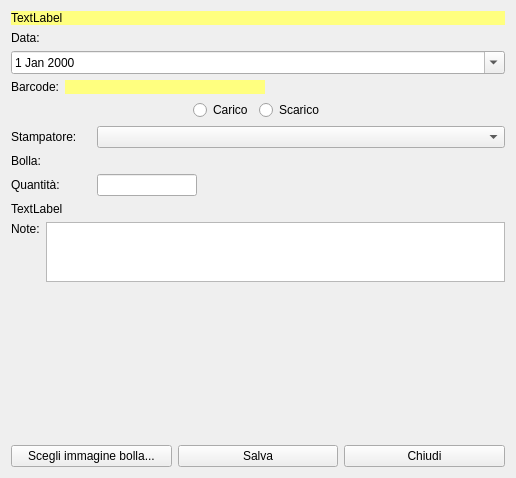
<?xml version="1.0" encoding="UTF-8"?>
<ui version="4.0">
 <class>FTModMov</class>
 <widget class="QWidget" name="FTModMov">
  <property name="windowModality">
   <enum>Qt::ApplicationModal</enum>
  </property>
  <property name="geometry">
   <rect>
    <x>0</x>
    <y>0</y>
    <width>516</width>
    <height>478</height>
   </rect>
  </property>
  <property name="windowTitle">
   <string>Modifica operazione</string>
  </property>
  <property name="windowIcon">
   <iconset resource="resources.qrc">
    <normaloff>:/resources/icons/8704261_premium_toggle_icon.png</normaloff>:/resources/icons/8704261_premium_toggle_icon.png</iconset>
  </property>
  <layout class="QVBoxLayout" name="verticalLayout_2">
   <item>
    <widget class="QLabel" name="lbTitle">
     <property name="styleSheet">
      <string notr="true">background-color: rgb(255, 255, 127);</string>
     </property>
     <property name="text">
      <string>TextLabel</string>
     </property>
    </widget>
   </item>
   <item>
    <widget class="QLabel" name="label_4">
     <property name="text">
      <string>Data:</string>
     </property>
    </widget>
   </item>
   <item>
    <widget class="QDateEdit" name="dateEdit">
     <property name="calendarPopup">
      <bool>true</bool>
     </property>
    </widget>
   </item>
   <item>
    <layout class="QFormLayout" name="formLayout_2">
     <item row="0" column="0">
      <widget class="QLabel" name="label">
       <property name="maximumSize">
        <size>
         <width>100</width>
         <height>16777215</height>
        </size>
       </property>
       <property name="text">
        <string>Barcode:</string>
       </property>
      </widget>
     </item>
     <item row="0" column="1">
      <widget class="QLabel" name="lbBarcode">
       <property name="minimumSize">
        <size>
         <width>200</width>
         <height>0</height>
        </size>
       </property>
       <property name="maximumSize">
        <size>
         <width>120</width>
         <height>16777215</height>
        </size>
       </property>
       <property name="styleSheet">
        <string notr="true">background-color: rgb(255, 255, 127);</string>
       </property>
       <property name="text">
        <string/>
       </property>
      </widget>
     </item>
    </layout>
   </item>
   <item>
    <layout class="QHBoxLayout" name="horizontalLayout">
     <item>
      <spacer name="horizontalSpacer_2">
       <property name="orientation">
        <enum>Qt::Horizontal</enum>
       </property>
       <property name="sizeHint" stdset="0">
        <size>
         <width>40</width>
         <height>20</height>
        </size>
       </property>
      </spacer>
     </item>
     <item>
      <layout class="QHBoxLayout" name="horizontalLayout_2">
       <item>
        <widget class="QRadioButton" name="rbCarico">
         <property name="text">
          <string>Carico</string>
         </property>
        </widget>
       </item>
       <item>
        <widget class="QRadioButton" name="rbScarico">
         <property name="text">
          <string>Scarico</string>
         </property>
        </widget>
       </item>
      </layout>
     </item>
     <item>
      <spacer name="horizontalSpacer">
       <property name="orientation">
        <enum>Qt::Horizontal</enum>
       </property>
       <property name="sizeHint" stdset="0">
        <size>
         <width>40</width>
         <height>20</height>
        </size>
       </property>
      </spacer>
     </item>
    </layout>
   </item>
   <item>
    <layout class="QHBoxLayout" name="horizontalLayout_3">
     <item>
      <widget class="QLabel" name="label_2">
       <property name="minimumSize">
        <size>
         <width>80</width>
         <height>0</height>
        </size>
       </property>
       <property name="maximumSize">
        <size>
         <width>80</width>
         <height>16777215</height>
        </size>
       </property>
       <property name="text">
        <string>Stampatore:</string>
       </property>
      </widget>
     </item>
     <item>
      <widget class="QComboBox" name="cbStampatori"/>
     </item>
    </layout>
   </item>
   <item>
    <layout class="QFormLayout" name="formLayout">
     <item row="0" column="0">
      <widget class="QLabel" name="label_6">
       <property name="text">
        <string>Bolla:</string>
       </property>
      </widget>
     </item>
     <item row="0" column="1">
      <widget class="QLabel" name="lbImg">
       <property name="text">
        <string/>
       </property>
      </widget>
     </item>
    </layout>
   </item>
   <item>
    <layout class="QGridLayout" name="gridLayout">
     <item row="0" column="0">
      <widget class="QLabel" name="label_3">
       <property name="minimumSize">
        <size>
         <width>80</width>
         <height>0</height>
        </size>
       </property>
       <property name="maximumSize">
        <size>
         <width>80</width>
         <height>16777215</height>
        </size>
       </property>
       <property name="text">
        <string>Quantità:</string>
       </property>
      </widget>
     </item>
     <item row="0" column="2">
      <spacer name="horizontalSpacer_3">
       <property name="orientation">
        <enum>Qt::Horizontal</enum>
       </property>
       <property name="sizeHint" stdset="0">
        <size>
         <width>40</width>
         <height>20</height>
        </size>
       </property>
      </spacer>
     </item>
     <item row="0" column="1">
      <widget class="QLineEdit" name="leAmount">
       <property name="maximumSize">
        <size>
         <width>100</width>
         <height>16777215</height>
        </size>
       </property>
      </widget>
     </item>
    </layout>
   </item>
   <item>
    <widget class="QLabel" name="lbImgPath">
     <property name="text">
      <string>TextLabel</string>
     </property>
    </widget>
   </item>
   <item>
    <layout class="QHBoxLayout" name="horizontalLayout_6">
     <item>
      <layout class="QVBoxLayout" name="verticalLayout">
       <item>
        <widget class="QLabel" name="label_5">
         <property name="text">
          <string>Note:</string>
         </property>
         <property name="alignment">
          <set>Qt::AlignLeading|Qt::AlignLeft|Qt::AlignTop</set>
         </property>
        </widget>
       </item>
      </layout>
     </item>
     <item>
      <widget class="QTextEdit" name="teNote">
       <property name="maximumSize">
        <size>
         <width>16777215</width>
         <height>60</height>
        </size>
       </property>
      </widget>
     </item>
    </layout>
   </item>
   <item>
    <spacer name="verticalSpacer_3">
     <property name="orientation">
      <enum>Qt::Vertical</enum>
     </property>
     <property name="sizeHint" stdset="0">
      <size>
       <width>20</width>
       <height>40</height>
      </size>
     </property>
    </spacer>
   </item>
   <item>
    <layout class="QGridLayout" name="gridLayout_2">
     <item row="0" column="0">
      <widget class="QPushButton" name="pbImg">
       <property name="text">
        <string>Scegli immagine bolla...</string>
       </property>
       <property name="icon">
        <iconset resource="resources.qrc">
         <normaloff>:/resources/icons/Text-align--justify64.png</normaloff>:/resources/icons/Text-align--justify64.png</iconset>
       </property>
       <property name="iconSize">
        <size>
         <width>32</width>
         <height>32</height>
        </size>
       </property>
      </widget>
     </item>
     <item row="0" column="1">
      <widget class="QPushButton" name="pbSave">
       <property name="text">
        <string>Salva</string>
       </property>
       <property name="icon">
        <iconset resource="resources.qrc">
         <normaloff>:/resources/icons/save-icon.png</normaloff>:/resources/icons/save-icon.png</iconset>
       </property>
       <property name="iconSize">
        <size>
         <width>32</width>
         <height>32</height>
        </size>
       </property>
      </widget>
     </item>
     <item row="0" column="2">
      <widget class="QPushButton" name="pbCancel">
       <property name="text">
        <string>Chiudi</string>
       </property>
       <property name="icon">
        <iconset resource="resources.qrc">
         <normaloff>:/resources/icons/Actions-window-close-icon.png</normaloff>:/resources/icons/Actions-window-close-icon.png</iconset>
       </property>
       <property name="iconSize">
        <size>
         <width>32</width>
         <height>32</height>
        </size>
       </property>
      </widget>
     </item>
    </layout>
   </item>
  </layout>
 </widget>
 <resources>
  <include location="resources.qrc"/>
 </resources>
 <connections/>
</ui>
